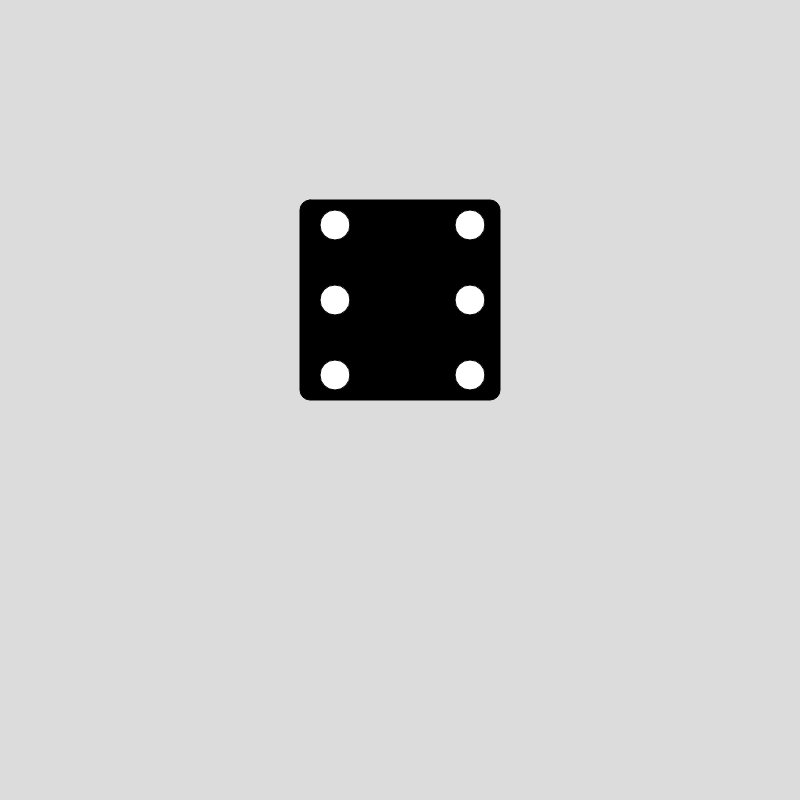
Frame 1 (no input)
Frame 60 (no input): identical to frame 1, image omitted
Frame 120 (the mouse pressed at the canvas centre since frame 60): identical to frame 1, image omitted

The p5.js sketch that drew this single still picture (run headless with seeded random() and noise() and a simulated clock; from frame 60 on, the mouse is pressed at the canvas centre):

// p5.js sketch
// ── sketch.js
let randomnumber = 6;
let timer= 0
let timerActive= false

function setup() {
  createCanvas(800, 800);
}

function draw() {
  background(220);
  // dobbel steen
  fill(0,0,0);
rect(300,200,200,200,10);
fill(255,255,255);



if (randomnumber ==1 ){
  fill('white');
  circle(400,300,30,30);
}

if (randomnumber ==2 ){
circle(335,225,30,30);
circle(470,375,30,30);
}

if (randomnumber ==3 ){
circle(335,225,30,30);
circle(400,300,30,30);
circle(470,375,30,30);
}

if (randomnumber ==4){
circle(335,225,30,30);
circle(335,375,30,30);
circle(470,225,30,30);
circle(470,375,30,30);
}

if (randomnumber ==5 ){
  circle(335,225,30,30);
circle(335,375,30,30);
circle(470,225,30,30);
circle(470,375,30,30);
circle(400,300,30,30);
}

if (randomnumber ==6 ){
circle(335,225,30,30);
circle(335,300,30,30);
circle(335,375,30,30);
circle(470,225,30,30);
circle(470,300,30,30);
circle(470,375,30,30);

}
}



function keyPressed(){ 
  if(keyCode ===32)
  {randomnumber = round(random(1,6))
}
}
 
